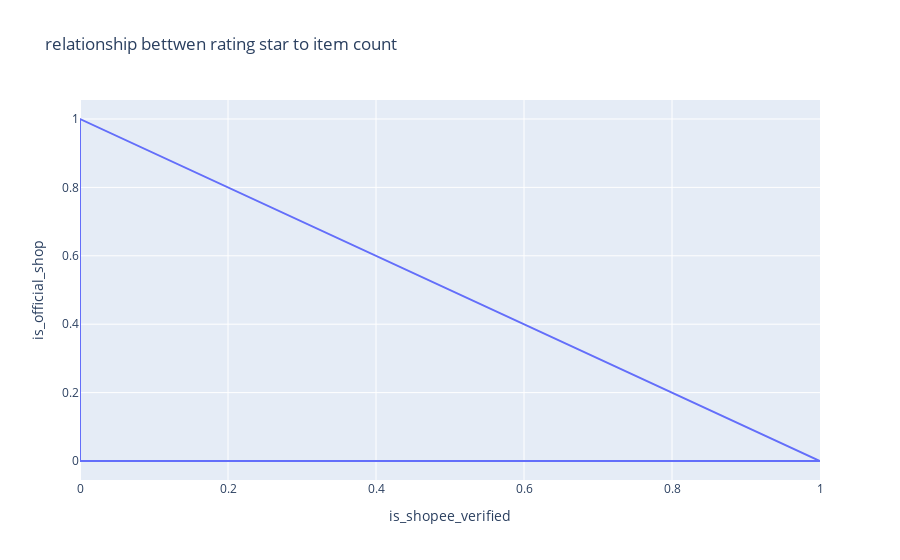

Source (notebook cell):
### Code cell
fig = px.line(df4, x="is_shopee_verified", y="is_official_shop", title='relationship bettwen rating star to item count')
fig.show()

### Figure 1 — Plotly figure (JSON) as saved in the notebook; plotly's stock layout.template omitted (floating-point values rounded to 4 significant figures; data arrays with more than 128 entries replaced by an {"elided": "..."} marker saying what was removed)
{"data": [{"hovertemplate": "is_shopee_verified=%{x}<br>is_official_shop=%{y}<extra></extra>", "legendgroup": "", "line": {"color": "#636efa", "dash": "solid"}, "marker": {"symbol": "circle"}, "mode": "lines", "name": "", "orientation": "v", "showlegend": false, "type": "scatter", "x": {"elided": "746 int values"}, "xaxis": "x", "y": {"elided": "746 int values"}, "yaxis": "y"}], "layout": {"legend": {"tracegroupgap": 0}, "title": {"text": "relationship bettwen rating star to item count"}, "xaxis": {"anchor": "y", "domain": [0, 1], "title": {"text": "is_shopee_verified"}}, "yaxis": {"anchor": "x", "domain": [0, 1], "title": {"text": "is_official_shop"}}}}
